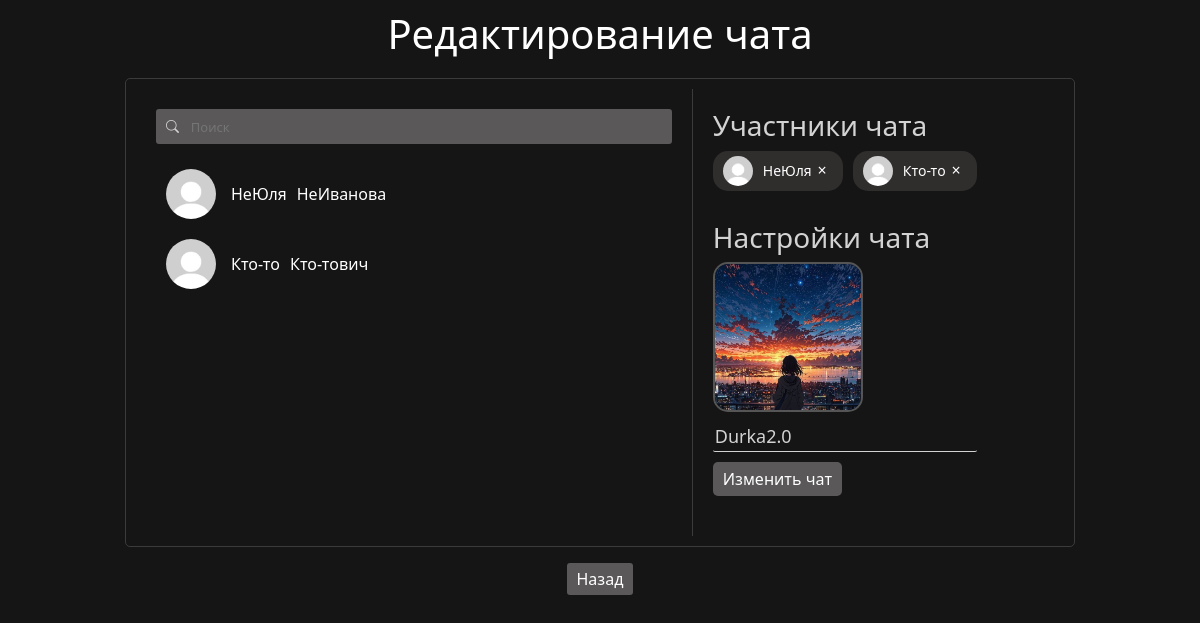
/edit_private_chat/2 (signed in), run on the app's committed database.
### data/users.py (models this page shows, shortened)
class User(SqlAlchemyBase, UserMixin, SerializerMixin):
    __tablename__ = "users"
    id = sqlalchemy.Column(sqlalchemy.Integer, primary_key=True, autoincrement=True)
    surname = sqlalchemy.Column(sqlalchemy.String)
    name = sqlalchemy.Column(sqlalchemy.String)
    age = sqlalchemy.Column(sqlalchemy.Integer)
    city = sqlalchemy.Column(sqlalchemy.String)
    email = sqlalchemy.Column(sqlalchemy.String, unique=True)
    hashed_password = sqlalchemy.Column(sqlalchemy.String)
    post_ids = sqlalchemy.Column(sqlalchemy.String)
    comment_ids = sqlalchemy.Column(sqlalchemy.String)
    post_like_ids = sqlalchemy.Column(sqlalchemy.String)
    post_like_guide_category_ids = sqlalchemy.Column(sqlalchemy.String)
    post_like_ideas_category_ids = sqlalchemy.Column(sqlalchemy.String)
    post_like_mems_category_ids = sqlalchemy.Column(sqlalchemy.String)
    post_like_common_category_ids = sqlalchemy.Column(sqlalchemy.String)
    friends_ids = sqlalchemy.Column(sqlalchemy.String)
    friends_requests = sqlalchemy.Column(sqlalchemy.String)
    own_requests = sqlalchemy.Column(sqlalchemy.String)
    chats_ids = sqlalchemy.Column(sqlalchemy.String)
    img_profile = sqlalchemy.Column(sqlalchemy.String)
    img_avatar = sqlalchemy.Column(sqlalchemy.String)
    sex = sqlalchemy.Column(sqlalchemy.String)
    blocked_users = sqlalchemy.Column(sqlalchemy.String)
    private_chat_ids = sqlalchemy.Column(sqlalchemy.String)
    modified_date = sqlalchemy.Column(sqlalchemy.DateTime, default=datetime.datetime.now)
    comments = orm.relationship("Comments", back_populates='user')
    posts = orm.relationship("Posts", back_populates='user')

### data/private_chats.py (models this page shows)
class PrivateChat(SqlAlchemyBase, SerializerMixin):
    __tablename__ = "private_chats"
    id = sqlalchemy.Column(sqlalchemy.Integer, primary_key=True, autoincrement=True)
    messeges = sqlalchemy.Column(sqlalchemy.String)
    members = sqlalchemy.Column(sqlalchemy.String)
    chat_name = sqlalchemy.Column(sqlalchemy.String)
    chat_avatar = sqlalchemy.Column(sqlalchemy.String)
    comments = sqlalchemy.Column(sqlalchemy.String)
    modified_date = sqlalchemy.Column(sqlalchemy.DateTime, default=datetime.datetime.now)

### server.py (the view)
@app.route("/edit_private_chat/<chat_id>", methods=["GET", "POST"])
def edit_chat(chat_id):
    if not current_user.is_authenticated:
        return redirect("/")
    form = SerchUserForm()
    if form.validate_on_submit() and form.serch_user_id.data:
        return redirect(f"/id/{form.serch_user_id.data}")
    db_sess = db_session.create_session()
    friends = []
    print(current_user.friends_ids)
    if current_user.friends_ids:
        for i in str(current_user.friends_ids).split(","):
            friends.append(db_sess.query(User).filter(User.id == int(i)).first())
    chat = db_sess.query(PrivateChat).filter(PrivateChat.id == int(chat_id)).first()
    members_id = str(chat.members).split(",")
    members = []
    for i in members_id:
        if int(i) == current_user.id:
            continue
        members.append(db_sess.query(User).filter(User.id == int(i)).first())
    html = f.render_template(r"create_chat.html",
                            friends = friends,
                            members = members,
                            chat_avatar = chat.chat_avatar,
                            chat_name = chat.chat_name
                            )
    return html

### forms/serch_user.py
class SerchUserForm(FlaskForm):
    serch_user_id = StringField()

### data/db_session.py (called while the page is built)
def create_session() -> Session:
    global __factory
    return __factory()

### server.py (called while the page is built)
@login_manager.user_loader
def load_user(user_id):
    db_sess = db_session.create_session()
    return db_sess.query(User).get(user_id)

### templates/create_chat.html (shortened to what this page needs)
<!DOCTYPE html>
<html lang="en">
    <head>
        <link rel="stylesheet"
        href="https://cdn.jsdelivr.net/npm/bootstrap@5.0.0-beta1/dist/css/bootstrap.min.css"
>
            <link href="https://cdn.jsdelivr.net/npm/bootstrap@5.3.2/dist/css/bootstrap.min.css" rel="stylesheet">
        <link rel="stylesheet" href="https://cdn.jsdelivr.net/npm/bootstrap-icons@1.8.1/font/bootstrap-icons.css">
        <link rel="stylesheet" type="text/css" href="../static/css/style.css" />
    </head>
<body>
    <h1 style="text-align: center; color: white; margin-bottom: 20px; margin-top: 10px;">{% if members %}Редактирование чата{% else %}Создание чата{% endif %}</h1>
    <div class="create-chat-container">
        <div class="friends-list">
            <form style="position: static; top: 0; margin-bottom: 15px; width: 100%; display: flex; flex-direction: row;" class="serch-form" method="post" id="friend-form">
                <i style="margin-left: 0;" class="bi bi-search serch-img"></i><input class="serch friends-serch" type="text" placeholder="Поиск">
            </form>
            {% for i in friends %}
                <div class="friend-item" data-friend-id="{{i.id}}">
                    <div class="avatar-and-name-friend">
                        <div class="friend-avatar-box-create-chat">
                            <a href="/id/{{i.id}}"><img class="friend-avatar-create-chat" {% if i.img_avatar %} src="{{i.img_avatar}}" {% else %} src="../static/img/avatar.jpg" {% endif %} alt=""></a>
                        </div>
                        <p style="margin-right: 10px;" class="name-friend-create-chat">{{i.name}}</p>
                        <p class="name-friend-create-chat">{{i.surname}}</p>
                    </div>
                </div>
            {% endfor %}
        </div>
        <div class="chat-creation-panel">
            <div class="selected-friends">
                <h3 style="text-align: left;">Участники чата</h3>
                <div class="selected-friends-list">
                    {% if members %}
                    {% for i in members %}
                    <div class="selected-friend" data-friend-id="{{i.id}}">
                        <img {% if i.img_avatar %} src="{{i.img_avatar}}" {% else %} src="../static/img/avatar.jpg" {% endif %} alt="Аватар">
                        <span>{{i.name}}</span>
                        <button onclick="document.querySelector('.selected-friends-list').removeChild(this.closest('.selected-friend'))" class="remove-friend">&times;</button>
                    </div>
                    {% endfor %}
                    {% endif %}
                </div>
            </div>
            <div style="text-align: left;" class="chat-details">
                <h3 style="text-align: left;">Настройки чата</h3>
                <div class="chat-avatar-upload">
                    <label for="chat-avatar">
                        <img id="chat-avatar-preview" {% if chat_avatar %} src="{{chat_avatar}}" {% else %} src="../static/img/chat.png" {% endif %} alt="Аватар чата">
                    </label>
                </div>
                <input style="margin-top: 10px; text-align: left;" type="text" class="chat-name" placeholder="Название чата" {% if chat_name %} value="{{chat_name}}" {% endif %}>
                <br>
                <button style="text-align: left;" class="create-chat-button">{% if members %}Изменить чат{% else %}Создать чат{% endif %}</button>
            </div>
        </div>
    </div>
    <div style="width: 100%; text-align: center; margin-top: 20px;"><a class="back-create-chat" href="/chats">Назад</a></div>
</body>
</html>

### static/css/style.css (style rules this page uses)
body { background-color: #151515; }
.serch-form { display: inline-block; }
.serch { box-sizing: border-box; border: none; background-color: #5a5858; color: lightgray; outline: 0; border-radius: 0px 3px 3px 0px; height: 35px; font-size: 13px; }
.serch-img { position: relative; display: inline-block; background-color: #5a5858; color: lightgray; border-radius: 3px 0px 0px 3px; height: 35px; width: 35px; text-align: center; line-height: 35px; font-size: 13px; margin-left: 20px; }
.friends-serch { width: 100%; }
.avatar-and-name-friend { display: flex; flex-direction: row; align-items: center; }
.create-chat-container { display: flex; width: 100%; min-width: 943.3px; max-width: 950px; max-height: 500px; margin: 0 auto; border: 1px solid #3d3a3a; border-radius: 5px; padding: 10px; }
.friends-list { max-height: 500px; overflow: auto; width: 60%; padding: 20px; border-right: 1px solid #3d3a3a; overflow-y: auto; }
.friend-item { display: flex; align-items: center; padding: 10px; cursor: pointer; transition: background-color 0.3s; }
.friend-avatar-box-create-chat { width: 50px; height: 50px; border-radius: 50%; overflow: hidden; margin-right: 15px; }
.friend-avatar-create-chat { width: 100%; height: 100%; object-fit: cover; }
.name-friend-create-chat { color: white; font-size: 16px; margin: 0; }
.chat-creation-panel { overflow: auto; width: 40%; padding: 20px; }
.selected-friends-list { display: flex; flex-wrap: wrap; gap: 10px; margin-bottom: 20px; }
.selected-friend { display: flex; align-items: center; background-color: #302d2d; padding: 5px 10px; border-radius: 15px; position: relative; }
.selected-friend img { width: 30px; height: 30px; border-radius: 50%; margin-right: 10px; }
.selected-friend span { color: white; font-size: 14px; }
.chat-avatar-upload { position: relative; width: 150px; height: 1 }
.selected-friend { display: flex; align-items: center; background-color: #302d2d; padding: 5px 10px; border-radius: 15px; position: relative; margin-bottom: 10px; }
.remove-friend { position: relative; top: 40%; transform: translateY(-50%); background: none; border: none; color: white; font-size: 16px; cursor: pointer; }
.chat-avatar-upload { position: relative; overflow: hidden; width: 150px; height: 150px; border: 2px solid #555; border-radius: 15px; display: flex; justify-content: center; align-items: center; cursor: pointer; }
.selected-friends h3, .chat-details h3 { color: lightgray; }
.chat-name { margin-top: 10px; outline: none; border: none; color: lightgray; border-bottom: lightgray 1px solid; border-radius: 2px; background-color: transparent; }
.create-chat-button { border: none; margin-top: 10px; border-radius: 5px; padding: 5px 10px; color: white; background-color: #5a5858; }
.back-create-chat { color: white; text-decoration: none; background-color: #5a5858; border-radius: 3px; padding: 5px 10px; }
.chat-details { text-align: center; margin-bottom: 20px; }
.chat-name { font-size: 18px; margin: 0; }

### data on the page
User: name "НеЮля", surname "НеИванова"
User: name "Кто-то", surname "Кто-тович"
PrivateChat: chat_name "Durka2.0"
